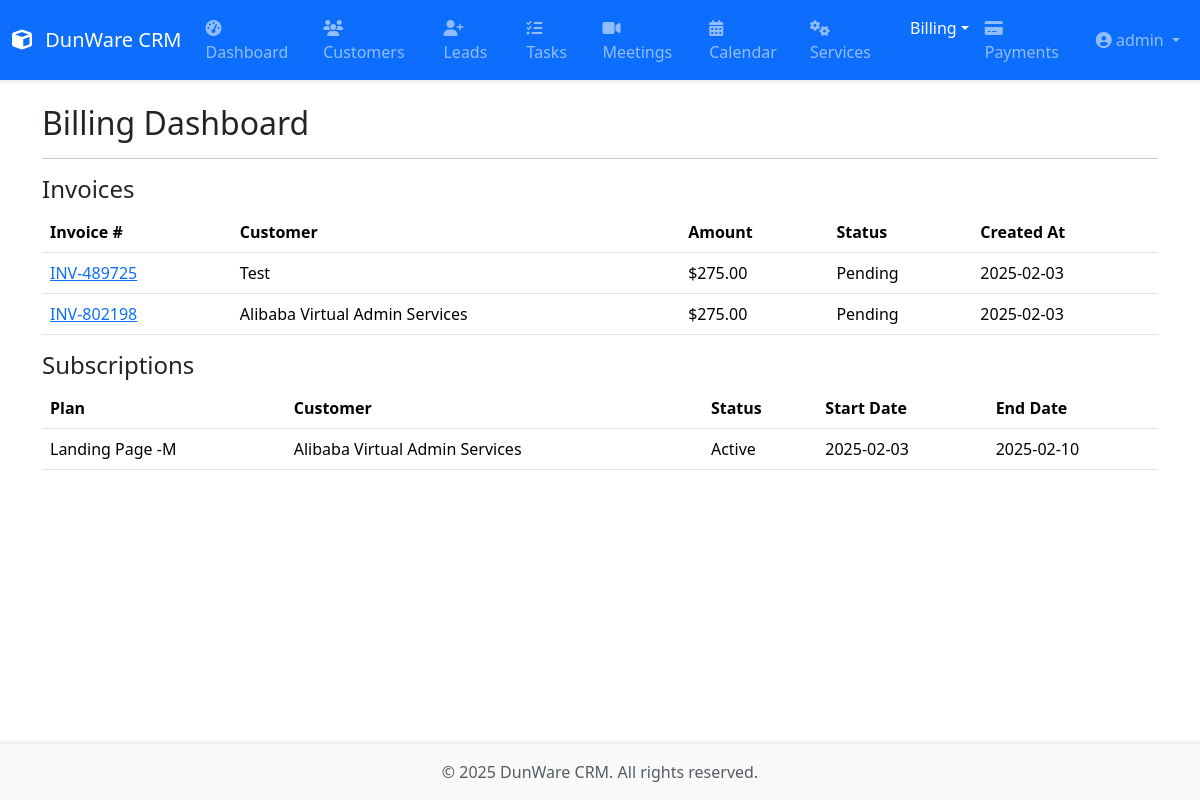
/billing/ (signed in), run on the app's committed database.
### core/models.py (models this page shows, shortened)
class Invoice(models.Model):
    STATUS_CHOICES = [
        ('pending', 'Pending'),
        ('paid', 'Paid'),
        ('overdue', 'Overdue'),
        ('cancelled', 'Cancelled')
    ]
    customer = models.ForeignKey('Customer', on_delete=models.CASCADE, related_name='invoices')
    services = models.ManyToManyField('ServiceSubscription', blank=True, related_name='invoices')
    invoice_number = models.CharField(max_length=20, unique=True)
    issue_date = models.DateField(default=timezone.now)
    due_date = models.DateField()
    total_amount = models.DecimalField(max_digits=10, decimal_places=2, default=0.00)
    amount_due = models.DecimalField(max_digits=10, decimal_places=2, default=0.00)  # ✅ Track remaining balance
    status = models.CharField(max_length=20, choices=STATUS_CHOICES, default='pending')
    created_at = models.DateTimeField(auto_now_add=True)

class Customer(models.Model):
    CUSTOMER_STATUS = [
        ('active', 'Active'),
        ('inactive', 'Inactive'),
        ('pending', 'Pending')
    ]
    company_name = models.CharField(max_length=200)
    contact_person = models.CharField(max_length=100)
    email = models.EmailField()
    phone = models.CharField(max_length=15)
    address = models.TextField()
    city = models.CharField(max_length=100)
    state = models.CharField(max_length=100)
    zip_code = models.CharField(max_length=10)
    website = models.URLField(blank=True, null=True)
    status = models.CharField(max_length=20, choices=CUSTOMER_STATUS, default='active')
    assigned_to = models.ForeignKey(Employee, on_delete=models.SET_NULL, null=True, related_name='customers')
    created_at = models.DateTimeField(auto_now_add=True)
    updated_at = models.DateTimeField(auto_now=True)

class Subscription(models.Model):
    STATUS_CHOICES = [
        ('active', 'Active'),
        ('inactive', 'Inactive'),
        ('cancelled', 'Cancelled'),
        ('expired', 'Expired')
    ]
    customer = models.ForeignKey('Customer', on_delete=models.CASCADE, related_name='billing_subscriptions')
    plan = models.CharField(max_length=100)
    start_date = models.DateField()
    end_date = models.DateField(null=True, blank=True)
    status = models.CharField(max_length=20, choices=STATUS_CHOICES, default='active')  # ✅ Add this

### core/views.py (the view)
# urls.py: path('billing/', views.BillingDashboardView.as_view(), name='billing-dashboard'),
class BillingDashboardView(LoginRequiredMixin, TemplateView):
    template_name = "core/billing_dashboard.html"
    def get_context_data(self, **kwargs):
        context = super().get_context_data(**kwargs)
        context.update({
            'invoices': Invoice.objects.exclude(status='paid').order_by('-created_at'),  # ✅ Show only unpaid invoices
            'payments': Payment.objects.all().order_by('-transaction_date'),
            'subscriptions': Subscription.objects.all().order_by('-start_date'),
            'transactions': Transaction.objects.all().order_by('-transaction_date'),
        })
        return context

### core/templates/core/billing_dashboard.html (shortened to what this page needs)
{% extends "core/base.html" %}
{% block content %}
<div class="container">
    <h2>Billing Dashboard</h2>
    <hr>
    <h4>Invoices</h4>
<table class="table">
    <thead>
        <tr>
            <th>Invoice #</th>
            <th>Customer</th>
            <th>Amount</th>
            <th>Status</th>
            <th>Created At</th>
        </tr>
    </thead>
    <tbody>
        {% for invoice in invoices %}
        {% if invoice.status != 'paid' %}
        <tr>
            <td>
                <a href="{% url 'invoice-update' invoice.pk %}">
                    {{ invoice.invoice_number }}
                </a>
            </td>
            <td>{{ invoice.customer.company_name }}</td>
            <td>${{ invoice.total_amount }}</td>
            <td>{{ invoice.get_status_display }}</td>
            <td>{{ invoice.created_at|date:"Y-m-d" }}</td>
        </tr>
        {% endif %}
        {% endfor %}
    </tbody>
</table>
    <h4>Subscriptions</h4>
    <table class="table">
        <thead>
            <tr>
                <th>Plan</th>
                <th>Customer</th>
                <th>Status</th>
                <th>Start Date</th>
                <th>End Date</th>
            </tr>
        </thead>
        <tbody>
            {% for subscription in subscriptions %}
            <tr>
                <td>{{ subscription.plan }}</td>
                <td>{{ subscription.customer.company_name }}</td>
                <td>{{ subscription.get_status_display }}</td>
                <td>{{ subscription.start_date|date:"Y-m-d" }}</td>
                <td>{{ subscription.end_date|date:"Y-m-d" }}</td>
            </tr>
            {% endfor %}
        </tbody>
    </table>
</div>
{% endblock %}

### core/templates/core/base.html (shortened to what this page needs)
{% load static %}
<!DOCTYPE html>
<html lang="en">
<head>
    <link href="https://cdn.jsdelivr.net/npm/bootstrap@5.3.2/dist/css/bootstrap.min.css" rel="stylesheet">
    <link href="https://cdn.jsdelivr.net/npm/@fortawesome/fontawesome-free@6.4.2/css/all.min.css" rel="stylesheet">
    <link href="https://cdn.jsdelivr.net/npm/flatpickr/dist/flatpickr.min.css" rel="stylesheet">
    <link href="{% static 'css/style.css' %}" rel="stylesheet">
</head>
<body>
    <nav class="navbar navbar-expand-lg navbar-dark bg-primary">
        <div class="container-fluid">
            <a class="navbar-brand" href="{% url 'dashboard' %}">
                <i class="fas fa-cube"></i> DunWare CRM
            </a>
            <div class="collapse navbar-collapse" id="navbarMain">
                {% if user.is_authenticated %}
                <ul class="navbar-nav me-auto">
                    <li class="nav-item">
                        <a class="nav-link {% if request.resolver_match.url_name == 'dashboard' %}active{% endif %}"
                           href="{% url 'dashboard' %}">
                            <i class="fas fa-tachometer-alt"></i> Dashboard
                        </a>
                    </li>
                    <li class="nav-item">
                        <a class="nav-link {% if 'customer' in request.resolver_match.url_name %}active{% endif %}"
                           href="{% url 'customer-list' %}">
                            <i class="fas fa-users"></i> Customers
                        </a>
                    </li>
                    <li class="nav-item">
                        <a class="nav-link {% if 'lead' in request.resolver_match.url_name %}active{% endif %}"
                           href="{% url 'lead-list' %}">
                            <i class="fas fa-user-plus"></i> Leads
                        </a>
                    </li>
                    <li class="nav-item">
                        <a class="nav-link {% if 'task' in request.resolver_match.url_name %}active{% endif %}"
                           href="{% url 'task-list' %}">
                            <i class="fas fa-tasks"></i> Tasks
                        </a>
                    </li>
                    <li class="nav-item">
                        <a class="nav-link {% if 'meeting' in request.resolver_match.url_name %}active{% endif %}"
                           href="{% url 'meeting-list' %}">
                            <i class="fas fa-video"></i> Meetings
                        </a>
                    </li>
                    <li class="nav-item">
                        <a class="nav-link {% if 'calendar' in request.resolver_match.url_name %}active{% endif %}"
                           href="{% url 'calendar' %}">
                            <i class="fas fa-calendar-alt"></i> Calendar
                        </a>
                    </li>
                    <li class="nav-item">
                        <a class="nav-link {% if 'service' in request.resolver_match.url_name %}active{% endif %}"
                           href="{% url 'service-list' %}">
                            <i class="fas fa-cogs"></i> Services
                        </a>
                    </li>
                    <li class="nav-item dropdown">
                        <a class="nav-link dropdown-toggle {% if 'billing' in request.resolver_match.url_name %}active{% endif %}" href="#" id="billingDropdown" role="button" data-bs-toggle="dropdown">Billing</a>
                    </li>
                    <li class="nav-item">
                        <a class="nav-link {% if 'payment' in request.resolver_match.url_name %}active{% endif %}"
                           href="{% url 'payment-list' %}">
                            <i class="fas fa-credit-card"></i> Payments
                        </a>
                    </li>
                </ul>
                    <ul class="navbar-nav ms-auto">
                        <li class="nav-item dropdown">
                            <a class="nav-link dropdown-toggle" href="#" id="navbarDropdown"
                               role="button" data-bs-toggle="dropdown">
                                <i class="fas fa-user-circle"></i>
                                {{ user.get_full_name|default:user.username }}
                            </a>
                        </li>
                    </ul>
                {% endif %}
            </div>
        </div>
    </nav>
    <div class="container-fluid py-4">
        {% block content %}{% endblock %}
    </div>
    <footer class="footer mt-auto py-3 bg-light">
        <div class="container text-center">
            <span class="text-muted">© {% now "Y" %} DunWare CRM. All rights reserved.</span>
        </div>
    </footer>
</body>
</html>

### dunware_crm/static/css/style.css (style rules this page uses)
body { min-height: 100vh; display: flex; flex-direction: column; }
.container-fluid { flex: 1; }
.navbar { box-shadow: 0 2px 4px rgba(0,0,0,.1); }
.navbar-brand i { margin-right: 0.5rem; }
.footer { margin-top: auto; box-shadow: 0 -2px 4px rgba(0,0,0,.1); }

### data on the page
Invoice: invoice_number "INV-489725", customer.company_name "Test", total_amount "275.00", status "Pending", created_at "2025-02-03"
Invoice: invoice_number "INV-802198", customer.company_name "Alibaba Virtual Admin Services", total_amount "275.00", status "Pending", created_at "2025-02-03"
Subscription: plan "Landing Page -M", customer.company_name "Alibaba Virtual Admin Services", status "Active", start_date "2025-02-03", end_date "2025-02-10"

### other printed values
{{ user.get_full_name|default:user.username }} "admin"
